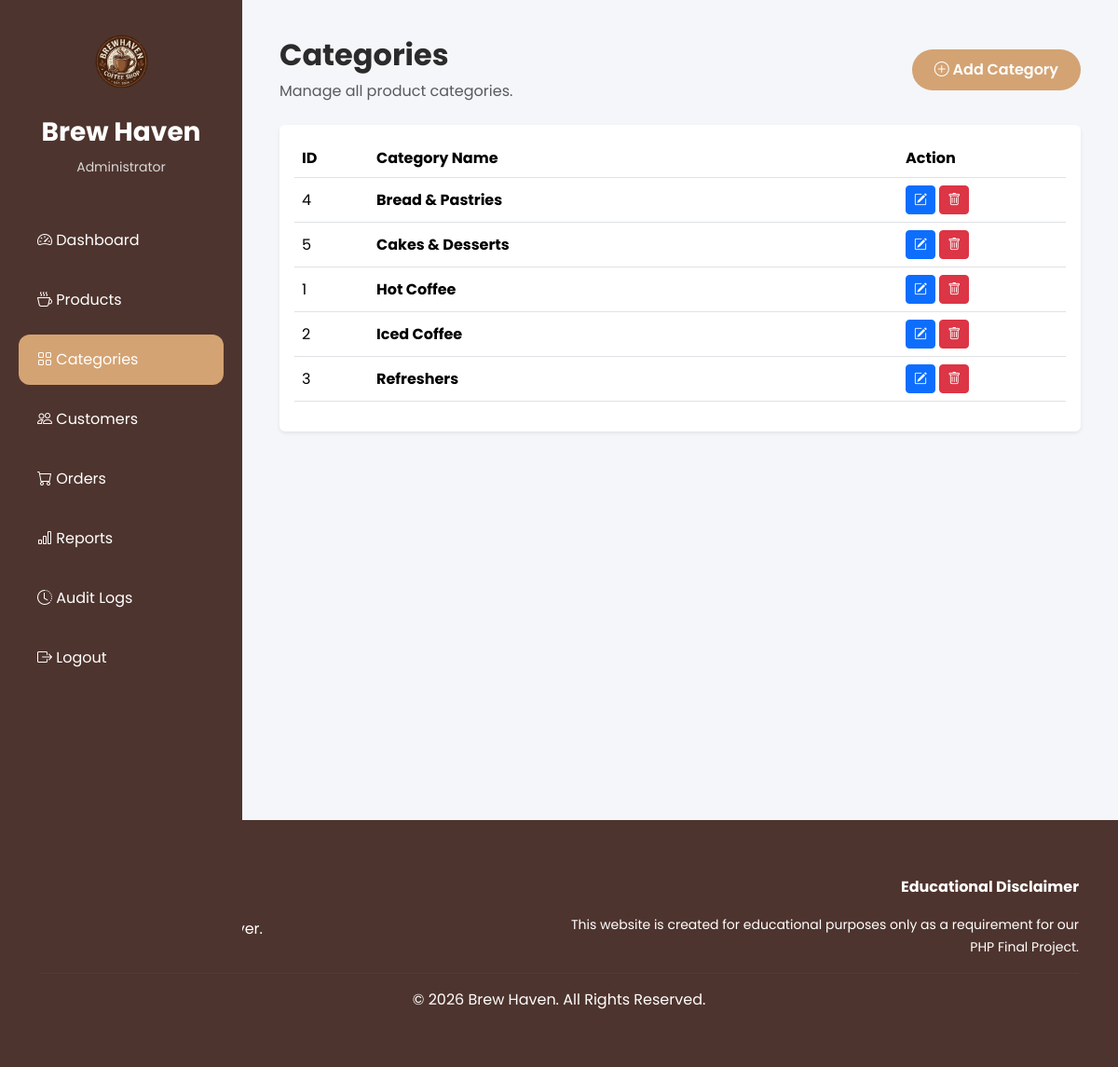
/seller/categories.php (signed in), run on the app's committed database.
### tables this page shows
CREATE TABLE `categories` (
  `id` int(11) NOT NULL,
  `category_name` varchar(100) NOT NULL,
  `created_at` timestamp NOT NULL DEFAULT current_timestamp()
);

### seller/categories.php (the view, shortened to what this page needs)
<?php
include("../config/database.php");
$query = mysqli_query(
    $conn,
    "SELECT *
     FROM categories
     ORDER BY category_name ASC"
);
include("../includes/header.php");
?>
<div class="admin-wrapper">
<?php
include(__DIR__ . "/includes/sidebar.php");
?>
<main class="content">
    <div class="page-header d-flex justify-content-between align-items-center mb-4">
        <div>
            <h2 class="fw-bold">
                Categories
            </h2>
            <p class="text-muted mb-0">
                Manage all product categories.
            </p>
        </div>
        <button
            class="btn btn-warning"
            data-bs-toggle="modal"
            data-bs-target="#addCategoryModal">
            <i class="bi bi-plus-circle"></i>
            Add Category
        </button>
    </div>
<div class="card shadow-sm border-0">
<div class="card-body table-responsive">
<table class="table table-hover align-middle">
<thead>
<tr>
<th width="80">
ID
</th>
<th>
Category Name
</th>
<th width="180">
Action
</th>
</tr>
</thead>
<tbody>
<?php while($row = mysqli_fetch_assoc($query)) { ?>
<tr>
    <td>
        <?php echo $row['id']; ?>
    </td>
    <td>
        <strong>
            <?php echo htmlspecialchars($row['category_name']); ?>
        </strong>
    </td>
    <td>
        <button
            type="button"
            class="btn btn-sm btn-primary editCategoryBtn"
            data-bs-toggle="modal"
            data-bs-target="#editCategoryModal"
            data-id="<?php echo $row['id']; ?>"
            data-name="<?php echo htmlspecialchars($row['category_name']); ?>">
            <i class="bi bi-pencil-square"></i>
        </button>
        <a
            href="delete_category.php?id=<?php echo $row['id']; ?>"
            class="btn btn-sm btn-danger"
            onclick="return confirm('Delete this category?');">
            <i class="bi bi-trash"></i>
        </a>
    </td>
</tr>
<?php } ?>
</tbody>
</table>
</div>
</div>
</main>
</div>
<?php include("../includes/footer.php"); ?>

### assets/css/style.css (style rules this page uses)
:root { --primary:#4E342E; --secondary:#6D4C41; --accent:#D4A373; --light:#FFF8F1; --bg:#F8F5F2; --text:#2B2B2B; }
* { margin:0; padding:0; box-sizing:border-box; font-family:'Poppins',sans-serif; }
html { scroll-behavior:smooth; }
body { background:var(--bg); color:var(--text); }
.btn-warning { background:#D4A373; border:none; color:white; border-radius:30px; padding:10px 24px; font-weight:600; }

### assets/css/admin.css (style rules this page uses)
body { background: #f5f6fa; }
.admin-wrapper { display: flex; min-height: 100vh; }
.content { margin-left: 260px; width: 100%; padding: 40px; }
.page-header { margin-bottom: 40px; }

### data on the page
categories: id "4", category_name "Bread & Pastries"
categories: id "5", category_name "Cakes & Desserts"
categories: id "1", category_name "Hot Coffee"
categories: id "2", category_name "Iced Coffee"
categories: id "3", category_name "Refreshers"
